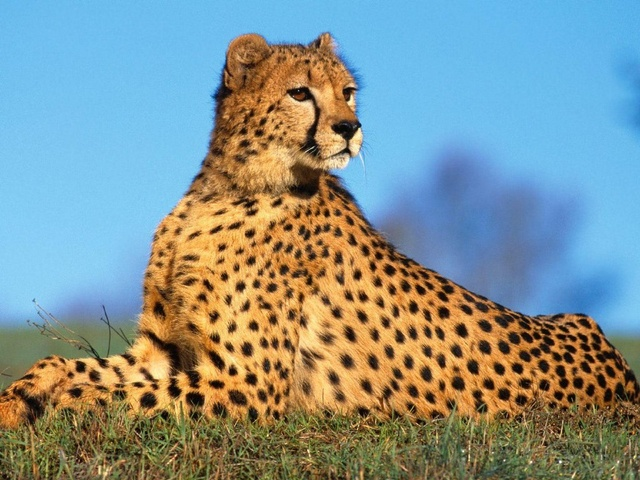
#> input picture Problema1/guepardo.jpg, 640 x 480 px, shrunk from 1024 x 768 before the run; the run also reads 1 picture not shown here
$ jupyter execute --allow-errors Lab2_24005123_secV.ipynb   (shell and % lines are left out)
#> lines starting #> are read from the running program, lines starting #| are printed output that depends on the picture; after the words box and inside, x2 and y2 are one past the last pixel; in counts of white or black regions, pixels touching at a corner belong together
[cell 1]
import os
import cv2
import numpy as np
import pandas as pd
import seaborn as sns
import matplotlib.pyplot as plt

## Problema 1
Desarrolle una función que permita hacer la binarización de una imagen, para realizarlo puede
 utilizar el enfoque que prefiera.

[cell 2]
# Imagen que se usará para el problema 1
img_p1 = cv2.imread("Problema1/guepardo.jpg")
#> img_p1 is the input picture: shape (480, 640, 3); mean B, G, R 145, 147.5, 131.7
img_p1 = cv2.cvtColor(img_p1, cv2.COLOR_BGR2RGB)
plt.figure(figsize=(5,3))
plt.imshow(img_p1)
plt.show()

[cell 3]
def AvGrayScale(img):
    # dimensiones de la imagen
    alto = img.shape[0]
#> alto = 480
    ancho = img.shape[1]
#> ancho = 640
    # lienzos en blanco
    gris_pond=np.zeros((alto, ancho, 1))
    # se calcula el gris ponderado
    img_gris = img*[0.3, 0.59, 0.11]
    for i in range(0, alto):
        for j in range(0, ancho):
            pixel = img_gris[i, j]
            gris_pond[i, j] = pixel.sum()
    return gris_pond

[cell 4]
def binarize_img(img, umbral=0.5):
    umbral = umbral if umbral <= 1 else 1
    umbral = umbral if umbral >= 0 else 0.1
    img_gray = AvGrayScale(img)/255
    img_gray[img_gray < umbral] = 0
#> img_gray: shape (480, 640, 1) float64; min 0, max 0.99, mean 0.511
    img_gray[~(img_gray < umbral)] = 1
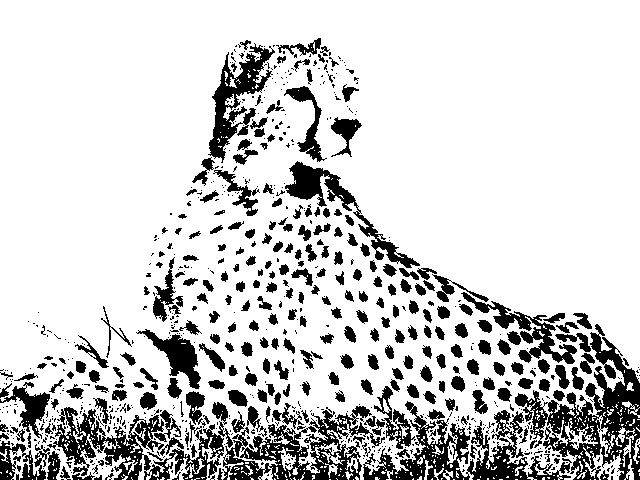
#> img_gray: shape (480, 640, 1) float64; values 0 (black) and 1 (white), 81.3% white; 810 black regions (535 under 20 px), largest, box (x1, y1, x2, y2) and area: (515, 324, 640, 480) 6592, (363, 401, 572, 480) 5187, (47, 407, 233, 480) 4688
    return img_gray

[cell 5]
bin_img=binarize_img(img_p1, 0.4)
plt.figure(figsize=(5,3))
plt.imshow(bin_img, cmap='gray')
plt.show()

## Problema 2
Desarrolle una función que dada dos imágenes a color, realice las operaciones SUMA, RESTA, AND, OR, XOR con ambas imágenes recuerde que para realizar las operaciones lógicas es necesario pasar la imagen a escala de grises y luego binarizarla.

[cell 6]
# Imagen1 que se usará para el problema 2
img1_p2 = cv2.imread("Problema2/leon.jpg")
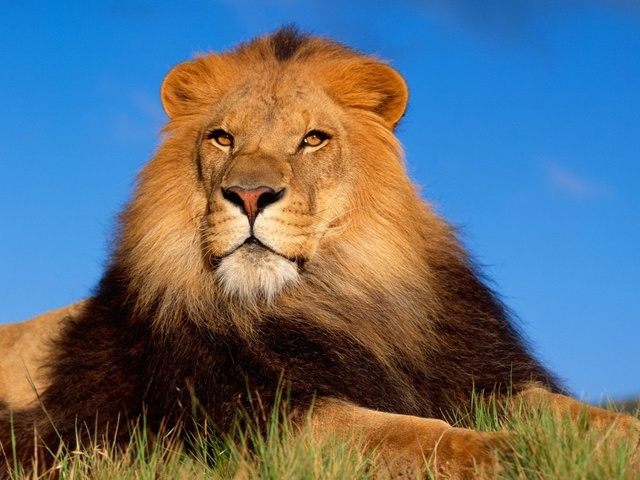
#> input picture Problema2/leon.jpg, 640 x 480 px, shrunk from 1024 x 768 before the run
#> img1_p2 is the input picture: shape (480, 640, 3); mean B, G, R 120.2, 109.6, 96.8
img1_p2 = cv2.cvtColor(img1_p2, cv2.COLOR_BGR2RGB)
plt.figure(figsize=(5,3))
plt.imshow(img1_p2)
plt.show()

[cell 7]
# Imagen2 que se usará para el problema 2
img2_p2 = cv2.imread("Problema2/sol.jpg")
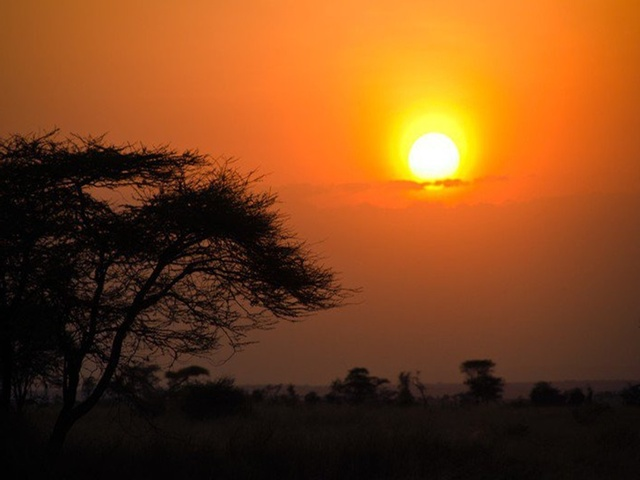
#> input picture Problema2/sol.jpg, 640 x 480 px, shrunk from 1024 x 768 before the run
#> img2_p2 is the input picture: shape (480, 640, 3); mean B, G, R 26.3, 69.1, 124.7
img2_p2 = cv2.cvtColor(img2_p2, cv2.COLOR_BGR2RGB)
plt.figure(figsize=(5,3))
plt.imshow(img2_p2)
plt.show()

[cell 8]
def imgOperations(img1, img2, umbral_img1=0.5, umbral_img2=0.5):
    # SUMA
#> called with umbral_img1 = 0.5, umbral_img2 = 0.5
    img_sum = (img1*0.5).astype('int') + (img2*0.5).astype('int')
    # RESTA
    img_resta = img1.astype('int') - img2.astype('int')
    img_resta[img_resta < 0] = 0
    # Binarización
    img1_bin = binarize_img(img1, umbral_img1)
#> in binarize_img (call 2), `img_gray[~(img_gray < umbral)] = 1`: img_gray: shape (480, 640, 1) float64; values 0 (black) and 1 (white), 27.4% white; 64 white regions (63 under 20 px), largest, box (x1, y1, x2, y2) and area: (128, 0, 625, 230) 84172
    img1_bin_neg = (~img1_bin.astype('bool')).astype('int')
    img2_bin = binarize_img(img2, umbral_img2)
#> in binarize_img (call 3), `img_gray[~(img_gray < umbral)] = 1`: img_gray: shape (480, 640, 1) float64; values 0 (black) and 1 (white), 36.6% white; 802 white regions (753 under 20 px), largest, box (x1, y1, x2, y2) and area: (0, 50, 640, 480) 89281, (135, 163, 215, 303) 6273, (269, 402, 481, 480) 6266
    img2_bin_neg = (~img2_bin.astype('bool')).astype('int')
    # AND
    img_and = img1_bin * img2_bin
#> img_and: shape (480, 640, 1) float64; values 0 (black) and 1 (white), 7.6% white; 208 white regions (200 under 20 px), largest, box (x1, y1, x2, y2) and area: (161, 50, 540, 230) 22282, (539, 160, 565, 189) 348, (305, 137, 320, 145) 61
    # OR
    img_or = img1_bin + img2_bin
    img_or[img_or > 1] = 1
#> img_or: shape (480, 640, 1) float64; values 0 (black) and 1 (white), 56.5% white; 530 black regions (500 under 20 px), largest, box (x1, y1, x2, y2) and area: (0, 122, 580, 480) 96825, (0, 0, 194, 160) 20382, (565, 0, 640, 230) 8400
    # XOR
    img_xor = img1_bin + img2_bin
    img_xor[img_xor > 1] = 0
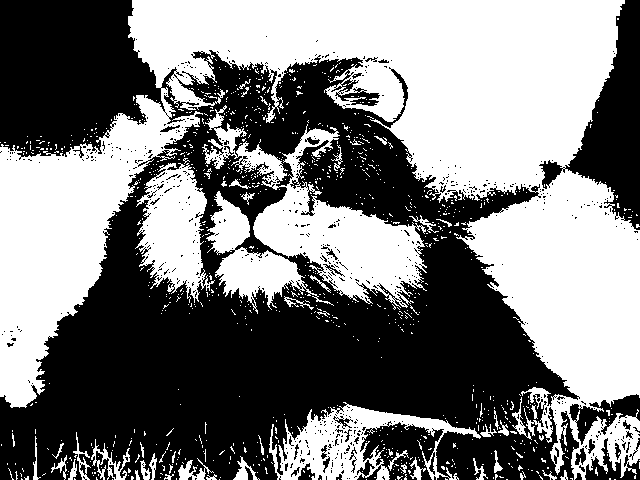
#> img_xor: shape (480, 640, 1) float64; values 0 (black) and 1 (white), 48.9% white; 977 white regions (928 under 20 px), largest, box (x1, y1, x2, y2) and area: (0, 0, 640, 480) 113108, (202, 105, 427, 308) 13684, (135, 163, 215, 303) 6271

    return img_sum, img_resta, img1_bin, img2_bin, img1_bin_neg, img2_bin_neg, img_and, img_or, img_xor

[cell 9]
img_sum, img_resta, img1_bin, img2_bin, img1_bin_neg, img2_bin_neg, img_and, img_or, img_xor = imgOperations(img2_p2, img1_p2)

[cell 10]
print("SUMA")
plt.figure(figsize=(5,3))
plt.imshow(img_sum)
plt.show()

[cell 11]
print("RESTA")
plt.figure(figsize=(5,3))
plt.imshow(img_resta)
plt.show()

[cell 12]
print("AND")
plt.figure(figsize=(5,3))
plt.imshow(img_and, cmap='gray')
plt.show()

[cell 13]
print("OR")
plt.figure(figsize=(5,3))
plt.imshow(img_or, cmap='gray')
plt.show()

[cell 14]
print("XOR")
plt.figure(figsize=(5,3))
plt.imshow(img_xor, cmap='gray')
plt.show()

[cell 15]
# Imagen1 que se usará para el problema 2
img3_p2 = cv2.imread("Problema2/avion.jpg")
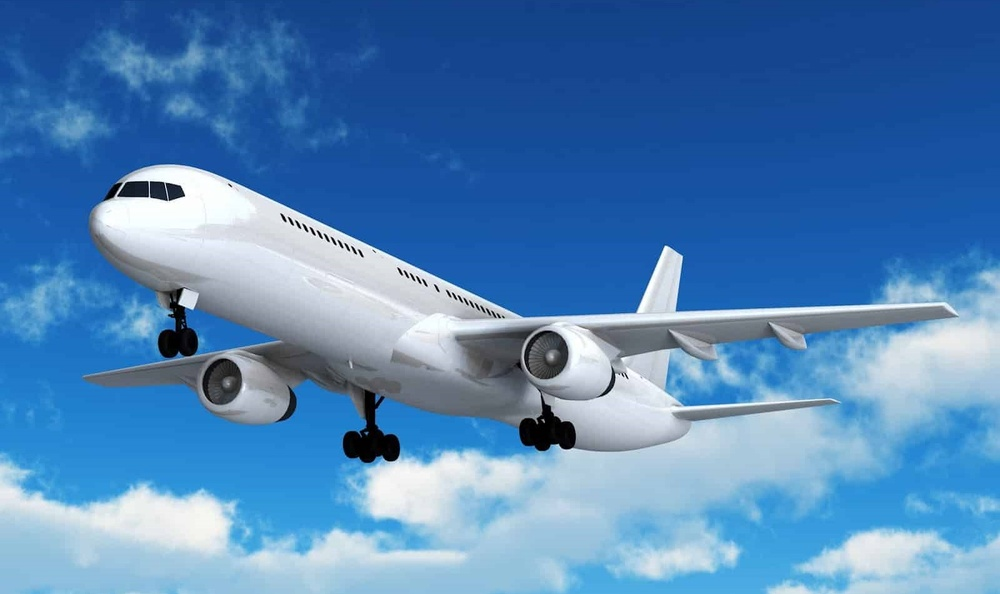
#> input picture Problema2/avion.jpg, 1000 x 594 px, shrunk from 1600 x 950 before the run
#> img3_p2 is the input picture: shape (594, 1000, 3); mean B, G, R 182.9, 131.6, 81.6
img3_p2 = cv2.cvtColor(img3_p2, cv2.COLOR_BGR2RGB)
# Imagen1 que se usará para el problema 2
img4_p2 = cv2.imread("Problema2/cielo.jpg")
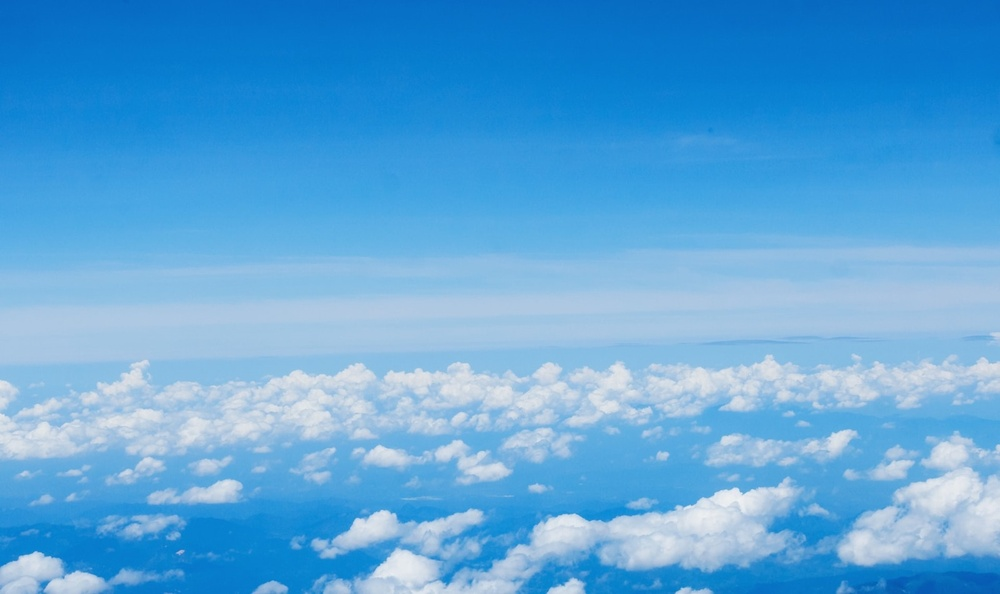
#> input picture Problema2/cielo.jpg, 1000 x 594 px, shrunk from 1600 x 950 before the run
#> img4_p2 is the input picture: shape (594, 1000, 3); mean B, G, R 218.9, 165.9, 91.9
img4_p2 = cv2.cvtColor(img4_p2, cv2.COLOR_BGR2RGB)

[cell 16]
img_sum, img_resta, img1_bin, img2_bin, img1_bin_neg, img2_bin_neg, img_and, img_or, img_xor = imgOperations(img3_p2, img4_p2)
#> call 4 of binarize_img, with umbral = 0.5
#> after the loop in AvGrayScale (call 4), `for i in range(0, alto):`:
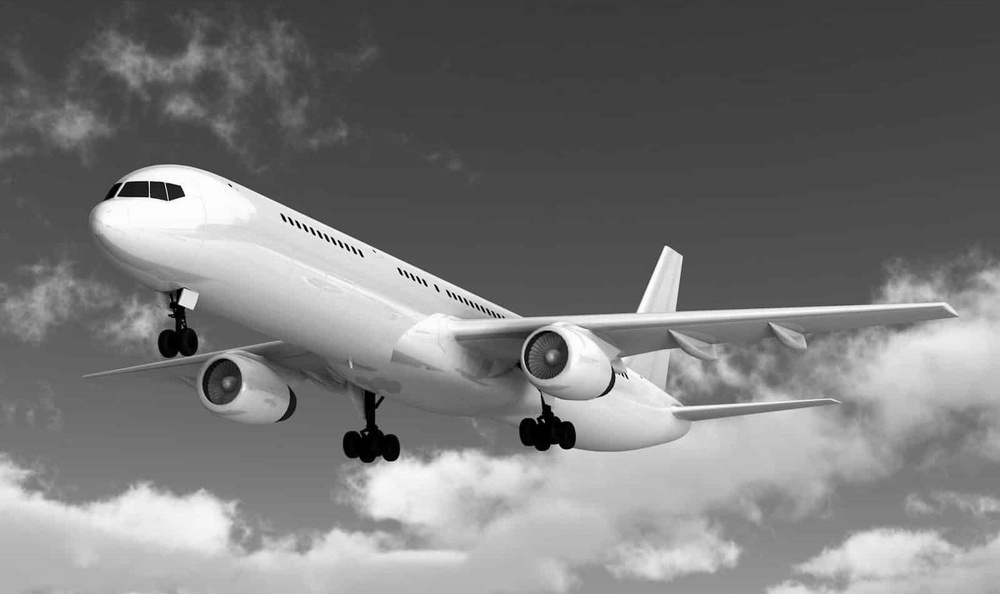
#> gris_pond: shape (594, 1000, 1) float64; min 0, max 255, mean 122.2
#> in binarize_img (call 4), `img_gray[~(img_gray < umbral)] = 1`:
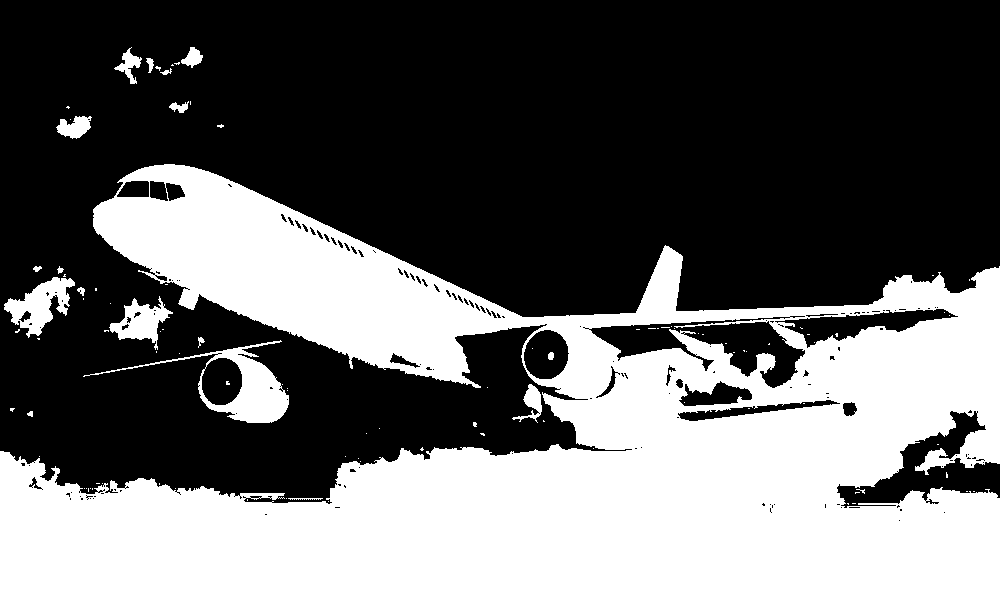
#> img_gray: shape (594, 1000, 1) float64; values 0 (black) and 1 (white), 39% white; 99 white regions (81 under 20 px), largest, box (x1, y1, x2, y2) and area: (0, 164, 1000, 594) 222414, (83, 340, 289, 423) 3632, (4, 277, 75, 338) 1975
#> in AvGrayScale (call 5), `img_gris = img*[0.3, 0.59, 0.11]`:
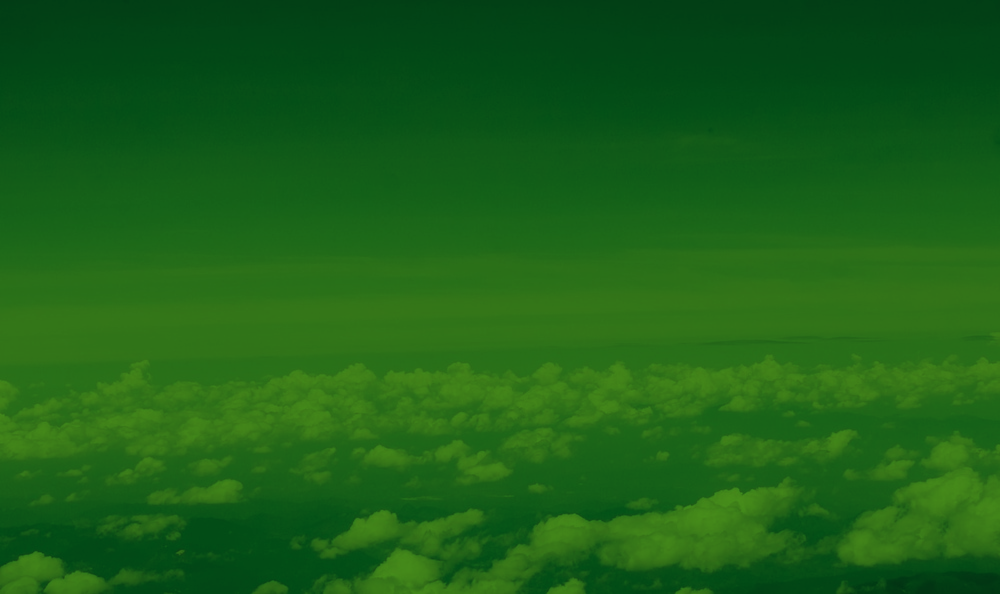
#> img_gris: shape (594, 1000, 3) float64; mean R, G, B 27.6, 97.9, 24.1
#> after the loop in AvGrayScale (call 5), `for i in range(0, alto):`:
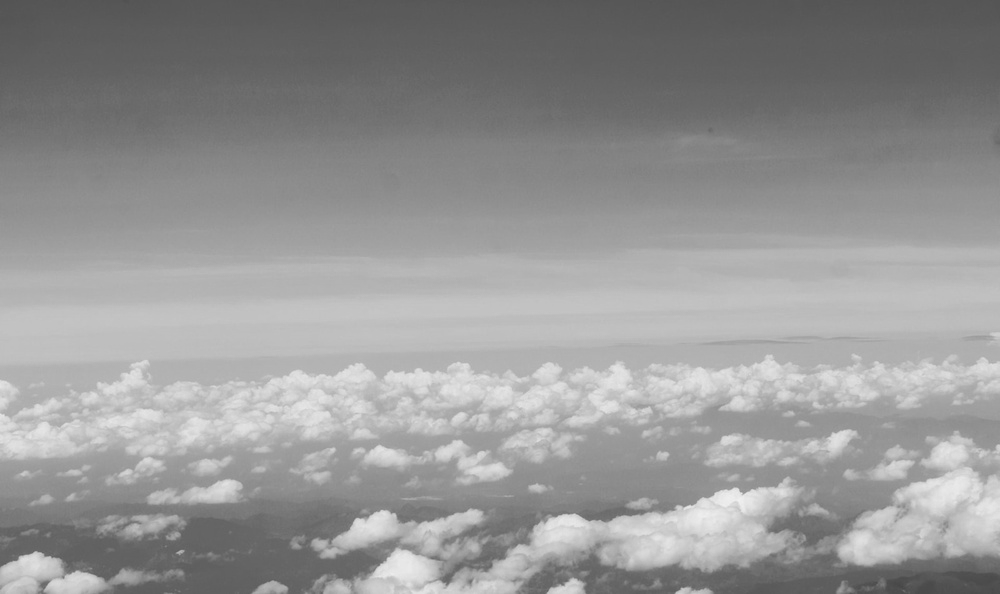
#> gris_pond: shape (594, 1000, 1) float64; min 70.33, max 241.9, mean 149.5

[cell 17]
print("SUMA")
plt.figure(figsize=(5,3))
plt.imshow(img_sum)
plt.show()

[cell 18]
print("RESTA")
plt.figure(figsize=(5,3))
plt.imshow(img_resta)
plt.show()

[cell 19]
print("AND")
plt.figure(figsize=(5,3))
plt.imshow(img_and, cmap='gray')
plt.show()

[cell 20]
print("OR")
plt.figure(figsize=(5,3))
plt.imshow(img_or, cmap='gray')
plt.show()

[cell 21]
print("XOR")
plt.figure(figsize=(5,3))
plt.imshow(img_xor, cmap='gray')
plt.show()

## Problema 3
Desarrolle una función que dada una imagen en escala de grises muestre dicha imagen en 3 dimensiones, donde los ejes X e Y representan el dominio espacial de la imagen y Z representa la intensidad del color gris de cada pixel.

[cell 22]
plt.figure(figsize=(15,3))
# Imagen1 que se usará para el problema 3
img1_p3 = cv2.imread("Problema3/sandia.jpg")
img1_p3 = cv2.cvtColor(img1_p3, cv2.COLOR_BGR2RGB)
plt.subplot(1, 3, 1)
plt.imshow(img1_p3)
# Imagen2 que se usará para el problema 3
img2_p3 = cv2.imread("Problema3/deadpool.jpg")
#> (the rest of this cell did not finish here and is left out)

[cell 23]
plt.figure(figsize=(15,3))
# Imagen1 que se usará para el problema 3
img1_p3_gray = AvGrayScale(img1_p3)
plt.subplot(1, 3, 1)
plt.imshow(img1_p3_gray, cmap='gray')
# Imagen2 que se usará para el problema 3
#> (the rest of this cell did not finish here and is left out)

[cell 24]
def img3d(img):
    n = img.shape[0]
#> n = 94
    m = img.shape[1]
#> m = 94
    # Creación ejes
    x_size = np.arange(0, m, 1)
#> x_size = 94 values from 0 to 93
    y_size = np.arange(0, n, 1)
#> y_size = 94 values from 0 to 93
    # Se apila el vector de dimensión del ancho m veces y se aplana
    x = np.tile(x_size, (n, 1)).flatten()
    # Se apila el vector de dimensión del alto n veces y se aplana
    y = np.tile(y_size, (m, 1)).transpose().flatten()
#> y = 8836 values from 0 to 93

    z = 0
    dx = dy = 1
    dz = img.reshape(n*m)
#> dz = 8836 values, max 255 at index 3688, min 0 at index 3121, mean 109.5

    # Gráfico
    fig, ax = plt.subplots(subplot_kw={"projection": "3d"}, figsize=(10,10))
    ax.bar3d(x, -y, z, dx, dy, dz, shade=True, zsort='max', color='gray')
    ax.set_xlabel('Ancho')
    ax.set_ylabel('Alto')
    plt.title('IMAGEN 3D')

    plt.show()
